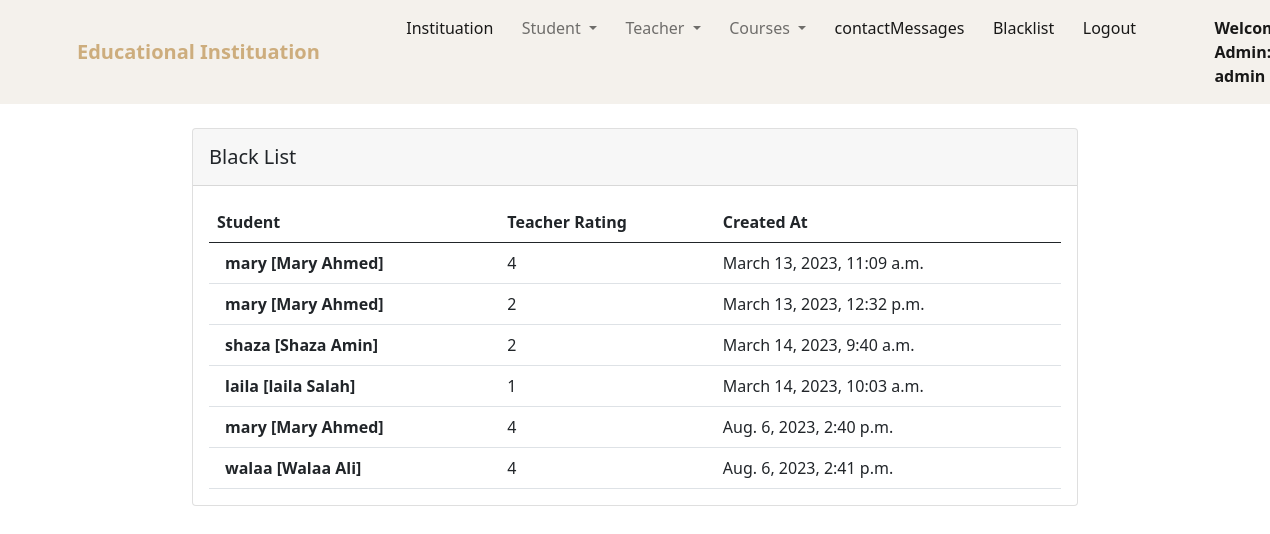
The page /blacklist/ (signed in) on the database its author committed.
### landingPage/models.py (models this page shows, shortened)
class Blacklist(models.Model):
     student = models.ForeignKey('education.Student', on_delete=models.CASCADE)
     teacher_rating = models.IntegerField()
     created_at = models.DateTimeField(auto_now_add=True)

### education/models.py (models this page shows, shortened)
class Student(models.Model):
    user = models.OneToOneField(User, on_delete=models.CASCADE)
    student_id = models.CharField(max_length=20, null=True, blank=True)
    full_name = models.CharField(max_length=50,null=True, blank=True)
    image = models.ImageField(upload_to="media", blank=True,null=True)
    phone = models.CharField(max_length=15 ,null=True, blank=True)
    university = models.CharField(max_length=50,null=True , blank=True)
    major = models.CharField(max_length=50 ,null=True , blank=True)
    address = models.CharField(max_length=100 ,null=True , blank=True)
    date_of_birth = models.DateField(null=True , blank=True)
    GENDER_CHOICES = (('male', 'male'),('female', 'female'), )
    gender = models.CharField(max_length=20,choices= GENDER_CHOICES ,null=True , blank=True)
    def __str__(self):
        return str(self.user) + " ["+str(self.full_name)+']'

### education/views.py (the view)
# urls.py: path('blacklist/', views.view_blacklist, name='view_blacklist'),
@user_passes_test(lambda u: u.is_superuser)
@login_required(login_url = 'login/')
def view_blacklist(request):
    blacklist_list = Blacklist.objects.all()
    return render(request, 'education/admin/blacklist_list.html', {'blacklist_list': blacklist_list})

### education/templates/education/admin/blacklist_list.html
{% extends 'education/admin/admin_navbar.html' %}
{% block body %}
<section>
    <div class="container ">
      <div class="row d-flex justify-content-center align-items-center p-4">
        <div class="col-md-12 col-xl-10">
          <div class="card">
            <div class="card-header p-3">
              <h5 class="mb-0">Black List</h5>
            </div>
            <div class="card-body" data-mdb-perfect-scrollbar="true" style="position: relative;">
              <table class="table mb-0">
                <thead>
                  <tr>
                    <th scope="col">Student</th>
                    <th scope="col">Teacher Rating</th>
                    <th scope="col">Created At</th>
                  </tr>
                </thead>
                <tbody>
                    {% for blacklist in blacklist_list %}
                    <tr class="fw-normal">
                            <th>
                                <span class="ms-2">{{ blacklist.student}}</span>
                              </th>
                              <td class="align-middle">
                                  <span>{{ blacklist.teacher_rating }}</span>
                              </td>
                              <td class="align-middle">
                                <span>{{ blacklist.created_at }}</span>
                              </td>
                      </tr>
                      {% empty %}
                        <tr>
                            <td colspan="3">No students in blacklist.</td>
                        </tr>
                    {% endfor %}
                </tbody>
              </table>
            </div>
          </div>
        </div>
      </div>
    </div>
  </section>
{% endblock %}

### education/templates/education/admin/admin_navbar.html (shortened to what this page needs)
<!doctype html>
{% load static %}
<html lang="en">
  <head>
    <link href="https://cdn.jsdelivr.net/npm/bootstrap@5.1.0/dist/css/bootstrap.min.css" rel="stylesheet">
    <link rel="stylesheet" href="https://cdn.datatables.net/1.10.25/css/jquery.dataTables.min.css">
    <link rel="stylesheet" href="https://cdn.datatables.net/buttons/1.7.1/css/buttons.dataTables.min.css">
    <link rel="stylesheet" href="{% static 'landingPage/style.css' %}">
    <link rel="stylesheet" href="https://cdnjs.cloudflare.com/ajax/libs/font-awesome/4.7.0/css/font-awesome.min.css">
  </head>
  <body>
    <nav class="navbar navbar-expand-lg navbar-light bg-light mynav">
        <div class="container">
          <a class="navbar-brand hed-color fw-bold" href="/">Educational Instituation</a>
          <div class="collapse navbar-collapse" id="navbarSupportedContent">
            <ul class="navbar-nav me-auto mb-2 mb-lg-0">
              <li class="nav-item">
                <a class="nav-link active" aria-current="page" href="{% url 'admin-panel' %}">Instituation</a>
              </li>
              <li class="nav-item dropdown">
                <a class="nav-link dropdown-toggle" href="#" id="navbarDropdown" role="button" data-bs-toggle="dropdown" aria-expanded="false">
                  Student
                </a>
              </li>
              <li class="nav-item dropdown">
                <a class="nav-link dropdown-toggle" href="#" id="navbarDropdown" role="button" data-bs-toggle="dropdown" aria-expanded="false">
                  Teacher
                </a>
              </li>
              <li class="nav-item dropdown">
                <a class="nav-link dropdown-toggle" href="#" id="navbarDropdown" role="button" data-bs-toggle="dropdown" aria-expanded="false">
                  Courses
                </a>
              </li>
              <li class="nav-item">
                <a class="nav-link active" aria-current="page" href="{% url 'messages_contact' %}">contactMessages</a>
              </li>
              <li class="nav-item">
                <a class="nav-link active" aria-current="page" href="{% url 'view_blacklist' %}">Blacklist</a>
              </li>
              <li class="nav-item">
                <a class="nav-link active" aria-current="page" href="{% url 'logout' %}">Logout</a>
              </li>
              <li class="nav-item">
                <a style="font-weight:600; font-family:'Segoe UI', Tahoma, Geneva, Verdana, sans-serif;" class="nav-link active" href="#">Welcome Admin: {{request.user}}</a>
              </li>
            </ul>
          </div>
        </div>
      </nav>
      {% block body %}
      {% endblock %}
  </body>
</html>

### landingPage/static/landingPage/style.css (style rules this page uses)
.mynav { background: #F4F1EC!important; }
.hed-color { color: #CDAD7D!important; }

### rows shown on the page
Blacklist: student "mary [Mary Ahmed]", teacher_rating "4", created_at "March 13, 2023, 11:09 a.m."
Blacklist: student "mary [Mary Ahmed]", teacher_rating "2", created_at "March 13, 2023, 12:32 p.m."
Blacklist: student "shaza [Shaza Amin]", teacher_rating "2", created_at "March 14, 2023, 9:40 a.m."
Blacklist: student "laila [laila Salah]", teacher_rating "1", created_at "March 14, 2023, 10:03 a.m."
Blacklist: student "mary [Mary Ahmed]", teacher_rating "4", created_at "Aug. 6, 2023, 2:40 p.m."
Blacklist: student "walaa [Walaa Ali]", teacher_rating "4", created_at "Aug. 6, 2023, 2:41 p.m."

### other values the page prints
{{ request.user }} "admin"
